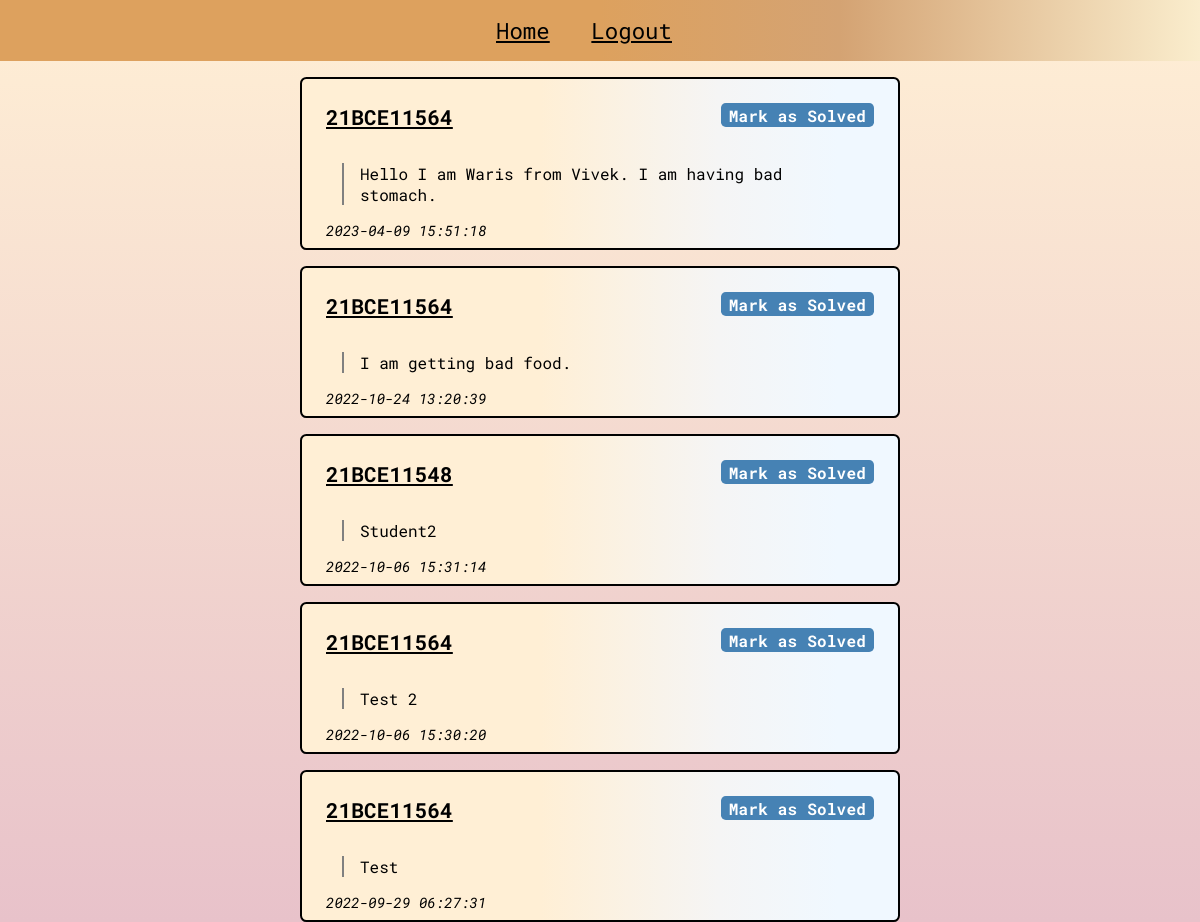
/wardenHome (signed in), run on the app's committed database.
### website/models.py (models this page shows, shortened)
class Complaint(db.Model):
    id = db.Column(db.Integer, primary_key=True)
    text = db.Column(db.Text, nullable=False)
    complaintDate = db.Column(db.DateTime(timezone=True), default=func.now())
    author = db.Column(db.Integer, db.ForeignKey('student.id', ondelete="CASCADE"), nullable=False)
    date_created = db.Column(db.DateTime(timezone=True), default=func.now())
    messages = db.relationship('Message', backref='complaint', passive_deletes=True)

class Student(db.Model, UserMixin):
    id = db.Column(db.Integer, primary_key=True)
    registrationId = db.Column(db.String(20), unique=True)
    password = db.Column(db.String(20), unique=True)
    date_created = db.Column(db.DateTime(timezone=True), default=func.now())
    complaints = db.relationship('Complaint', backref='student', passive_deletes=True)

### website/views.py (the view)
@views.route("/wardenHome")
@login_required
def wardenHome():
    complaints = Complaint.query.all()
    return render_template("./home/wardenHome.html", complaints=complaints, user=current_user)

### website/__init__.py (called while the page is built)
def create_app():
    app = Flask(__name__)
    app.config["SECRET_KEY"] = "xyz123Anonymous"
    app.config["SQLALCHEMY_DATABASE_URI"] = f"sqlite:///{DB_NAME}"
    db.init_app(app)
    from .views import views
    from .auth import auth
    app.register_blueprint(views, url_prefix="/")
    app.register_blueprint(auth, url_prefix="/")
    from .models import Student, Proctor, Warden, Complaint
    create_database(app)
    login_manager = LoginManager()
    login_manager.login_view = "auth.proctorLogin"
    login_manager.init_app(app)
    @login_manager.user_loader
    def load_user(id):
        return Student.query.get(int(id))
    return app

### website/templates/home/wardenHome.html (shortened to what this page needs)
{% extends "allHomeBase.html" %}
{% block nav %}
    <a href="/wardenHome" class="nav__a">Home</a>
    <a href="/logout" class="nav__a">Logout</a>
{% endblock nav %}
{% block main %}
    {% for complaint in complaints|reverse %}
            <section class="complaint__card">
                <section class="complaint__content">
                    <p class="complaint__by">
                        {{complaint.student.registrationId}}
                        <a class="messagetoComplaint" href="">Mark as Solved</a>
                    </p>
                    <p class="complaint__text">
                        {{complaint.text}}
                    </p>
                    <p class="complaint__date">
                        {{complaint.date_created}}
                    </p>
                </section>
            </section>
    {% endfor %}
{% endblock main %}

### website/static/css/allHomeStyles.css (style rules this page uses)
* { font-family: 'Roboto Mono', monospace; margin: 0; padding: 0; box-sizing: border-box; }
body { width: 100vw; min-height: 100vh; max-height: max-content; background: linear-gradient(to top, #e8c2ca, papayawhip); }
.nav__a { font-size: 1.4rem; color: black; margin-right: 2rem; }
.complaint__card { padding-top: 1rem; display: flex; flex-direction: column; align-items: center; gap: 1.5rem; }
.complaint__card .complaint__content { background: linear-gradient(to left, aliceblue 10%, whitesmoke 30%, papayawhip 60%); border-radius: 0.4rem; padding: 1.5rem; padding-bottom: 0.5rem; width: min(50%, 900px); height: fit-content; border: 2px solid black; }
.complaint__by { letter-spacing: 0.2px; text-decoration: underline; padding-bottom: 1rem; font-weight: 800; font-size: 1.3rem; }
.complaint__date { font-size: 0.9rem; padding-top: 1rem; font-style: italic; }
.complaint__text { margin: 1rem; margin-bottom: 0; padding-left: 1rem; border-left: 2px solid grey; }
.complaint__content .messagetoComplaint { float: right; color: white; padding: 0.1rem 0.5rem; background-color: steelblue; border-radius: 0.3rem; text-decoration: none; font-weight: inherit; font-size: 1rem; }

### data on the page
Complaint: student.registrationId "21BCE11564", text "Hello I am Waris from Vivek. I am having bad stomach.", date_created "2023-04-09 15:51:18"
Complaint: student.registrationId "21BCE11564", text "I am getting bad food.", date_created "2022-10-24 13:20:39"
Complaint: student.registrationId "21BCE11548", text "Student2", date_created "2022-10-06 15:31:14"
Complaint: student.registrationId "21BCE11564", text "Test 2", date_created "2022-10-06 15:30:20"
Complaint: student.registrationId "21BCE11564", text "Test", date_created "2022-09-29 06:27:31"
